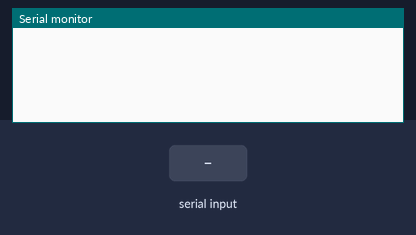
The sketch below on a simulated ESP8266 (NodeMCU). On the bench: the last lines printed to the serial monitor. Inputs (shaded band) come from the test bench.

Above: at 1.2 s.
1.3 s: "1\n" received over Serial
At 2.5 s:
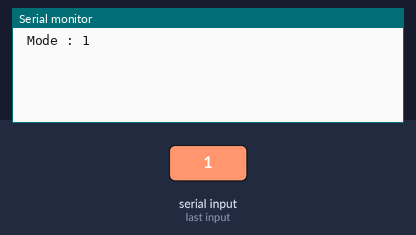
2.8 s: "1\n" received over the second serial link
At 3.7 s:
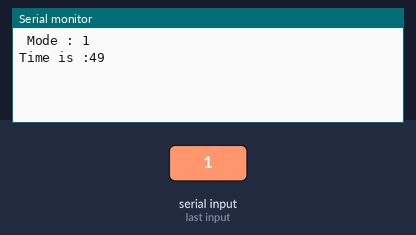
4.3 s: "2\n" received over Serial
At 4.9 s:
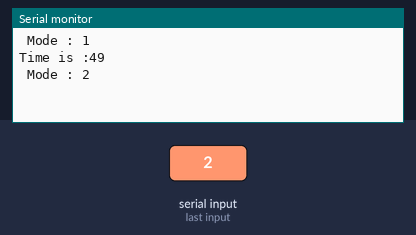
5.8 s: "2\n" received over the second serial link
At 7.2 s:
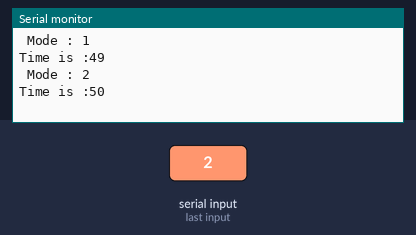

The sketch:

newesp.ino
```cpp
#include <SoftwareSerial.h>
SoftwareSerial ArduinoSerial(D1, D0); // RX | TX

void setup() {
  Serial.begin(9600);
  ArduinoSerial.begin(9600);
}

void loop() {

  //ส่วน Hardware

  //ส่งข้อมูล mode ให้ arduino
  while (Serial.available() > 0) {
    int Mode = Serial.read();
    if ( Mode == '1' || Mode == '2' || Mode == '3' || Mode == '4' || Mode == '5' || Mode == '6' || Mode == '7' || Mode == '8' ) {
      Serial.print(" Mode : ");
      Serial.write(Mode);
      Serial.write("\n");
      ArduinoSerial.write(Mode);
    }
  }

  //รับข้อมูล เวลา และ โพรเสจ จาก Arduino
  if (ArduinoSerial.available() > 0) {
    if (int i = ArduinoSerial.read ()) {
      Serial.print("Time is :");
      Serial.println(i);
    }
    if (String s = ArduinoSerial.readString()) {
      Serial.println(s);
    }
  }
}
```

Measured:
- after the input at 1.3 s, the serial monitor: prints a new line at once (image 1)
- after the input at 2.8 s, the serial monitor: prints a new line at once (image 2)
- after the input at 4.3 s, the serial monitor: prints a new line at once (image 3)
- after the input at 5.8 s, the serial monitor: prints a new line at once (image 4)
